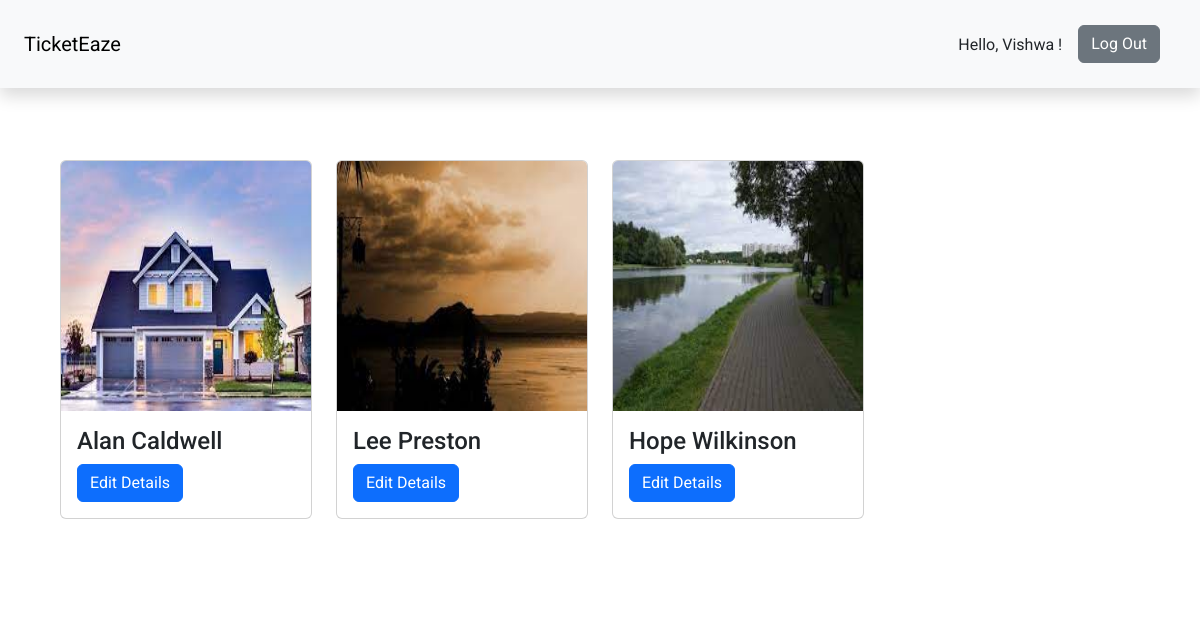
Screenshot of /management/venue/edit (signed in) with the database file from the repository.
### models.py (models this page shows, shortened)
class admin(UserMixin,db.Model):
   id = db.Column( db.Integer, primary_key = True)
   name = db.Column(db.String(100))
   email = db.Column(db.String(100))
   phonenumber = db.Column(db.String(12))
   password = db.Column(db.String(257))

class venue(db.Model):
   id = db.Column(db.Integer, primary_key = True)
   name = db.Column(db.String(100))
   city = db.Column(db.String(50))
   capacity = db.Column(db.String(200))
   pincode = db.Column(db.String(10))
   venuetype = db.Column(db.String(10))

### app.py (the view)
@app.route("/management/venue/edit",methods=['GET','POST'])
@admin_login_required
def editvenue():
  venue_id=request.args.get('venue_id')
  if request.method=='POST':
     venue_id=request.form.get('venue_id')
     venue_name=request.form.get("venue_name")
     venue_capacity=request.form.get("venue_capacity")
     venue_pincode=request.form.get("venue_pincode")
     venue_type=request.form.get("venue_type")
     venue_location=request.form.get("venue_location")
     venue_img = request.files['venue_img']
     venue_details=db.session.query(venue).filter_by(id=venue_id).first()
     venue_details.name=venue_name
     venue_details.capacity=venue_capacity
     venue_details.pincode=venue_pincode
     venue_details.city=venue_location
     venue_details.venuetype=venue_type
     db.session.commit()
     if venue_img.filename!='':
        extension = os.path.splitext(venue_img.filename)[1]
        filename=str(venue_id)+extension
        venue_img.save(os.path.join(app.config['UPLOAD_FOLDER'],"venue", filename))
     return redirect("/management/venue/edit")
  else:
    if not venue_id:
      venue_details = db.session.query(venue).all()
      return render_template("Admin/VenueList.html",title="Venue List",venues=venue_details)
    else:
      venue_details = db.session.query(venue).filter_by(id=venue_id).first()
      return render_template("Admin/EditVenue.html",venue=venue_details)

### app.py (called while the page is built)
@login_manager.user_loader
def load_user(user_id):
        if session['user_type']=='user':
          record = user.query.get(int(user_id))
        elif session['user_type']=='admin':
          record = admin.query.get(int(user_id))
        return record

@app.after_request
def after_request(response):
    response.headers["Cache-Control"] = "no-cache, no-store, must-revalidate"
    return response

### models.py (called while the page is built)
def admin_login_required(f):
    @wraps(f)
    def decorated_func(*args, **kwargs):
        if not current_user.is_anonymous :
          if session['user_type']=='admin':
              return f(*args, **kwargs)
          else:
              return redirect("/")
        return redirect("/")
    return decorated_func

### templates/Admin/VenueList.html
{% extends "./Layouts/layout.html" %}
{% block content %}
{% include "./Layouts/navBarAdmin.html" %}
{% block VenueList %}
<section class="w-100  bg-white p-5">
    <div class="container">
      <div class="row py-3">
        {% for i in venues %}
        <div class="col-md-6 col-lg-4 col-xl-3 my-md-2 my-sm-2">
          <div class="card">
            <img src="/static/file_uploads/venue/{{i.id}}.jpeg" width="250px" height="250px" alt="Image 1" class="card-img-top">
            <div class="card-body">
              <h4 class="card-title">{{i.name}}</h4>
              <a href="/management/venue/edit?venue_id={{i.id}}" class="btn btn-primary">Edit Details</a>
            </div>
          </div>
        </div>
        {% endfor %}
    </div>
  </section>
{% endblock VenueList %}
{% endblock content %}

### templates/Layouts/navBarAdmin.html (shortened to what this page needs)
<nav class="navbar navbar-expand-lg navbar-light bg-light p-4 shadow ">
    <div class="navbar-brand " href="#">TicketEaze</div>
    <div class="collapse navbar-collapse d-lg-flex justify-content-lg-end" id="navbarNav">
      <ul class="navbar-nav ml-auto">
        {% if current_user.is_authenticated %}
          <li class="pt-2 nav-item d-none d-lg-block">Hello, {{current_user.name}} !</li>
          <li class="list-unstyled mx-3 d-lg-block  d-none">
            <button type="button" class="btn btn-secondary" onclick="location.href='/logout'">Log Out</button>
          </li>
        {% endif %}
      </ul>
    </div>
  </nav>

### templates/Layouts/layout.html (style rules this page uses)
body { font-family: 'Roboto', sans-serif; }

### rows the page displays
admin: name "Vishwa"
venue: shows a picture, name "Alan Caldwell"
venue: shows a picture, name "Lee Preston"
venue: shows a picture, name "Hope Wilkinson"
